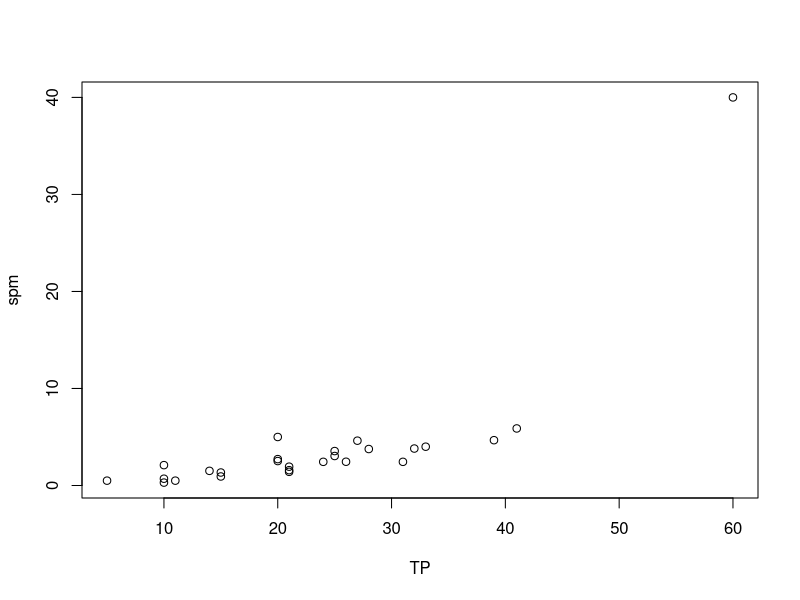
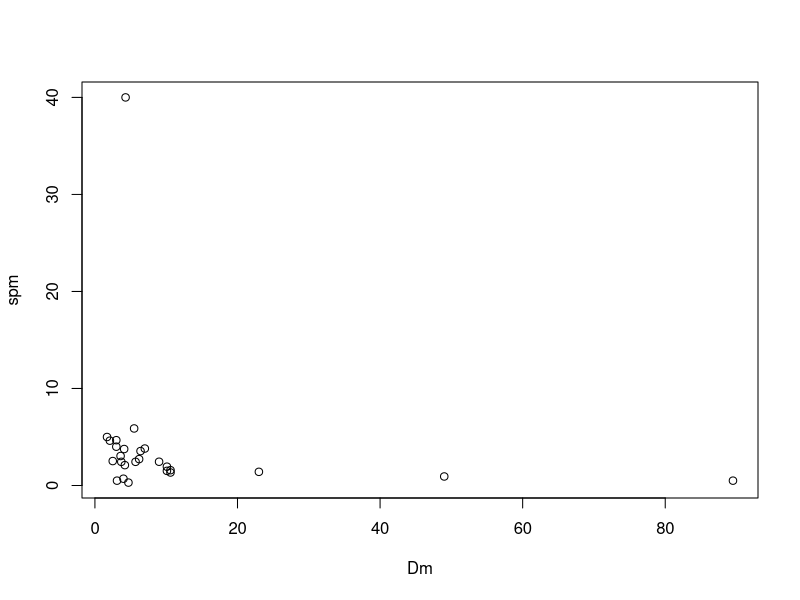
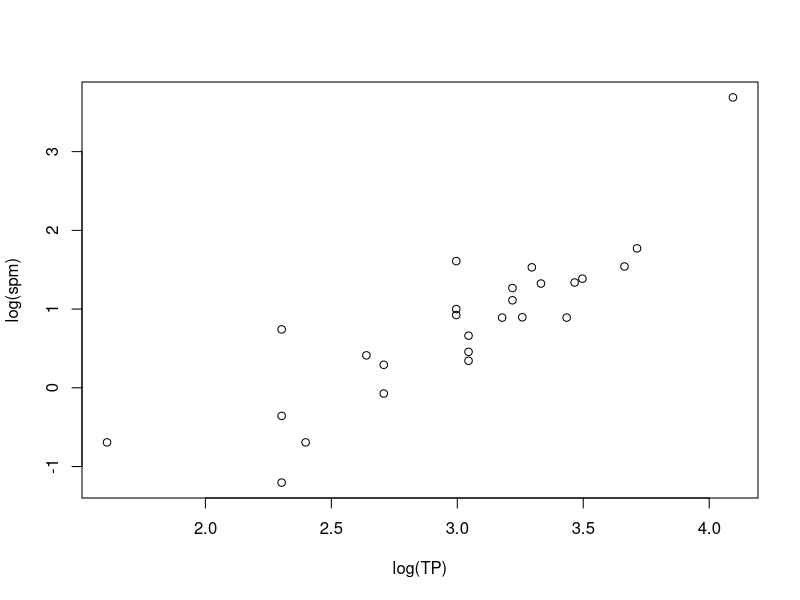
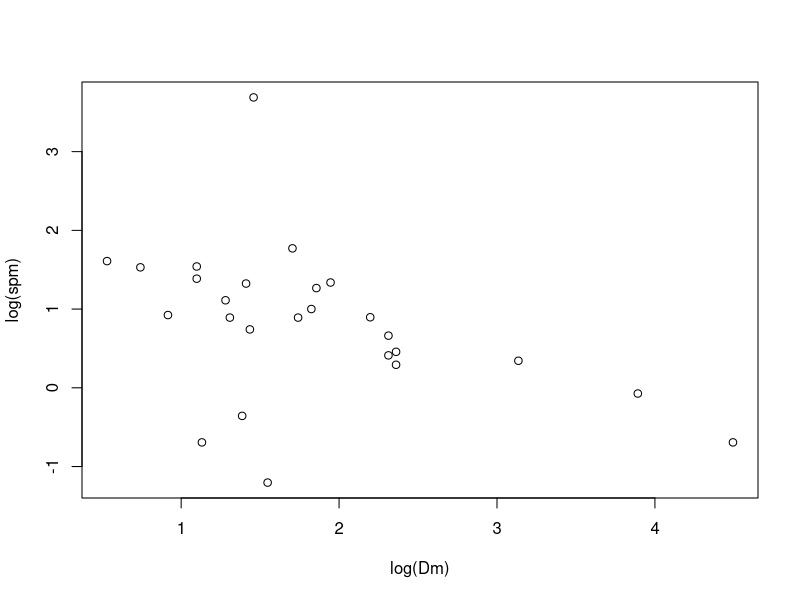
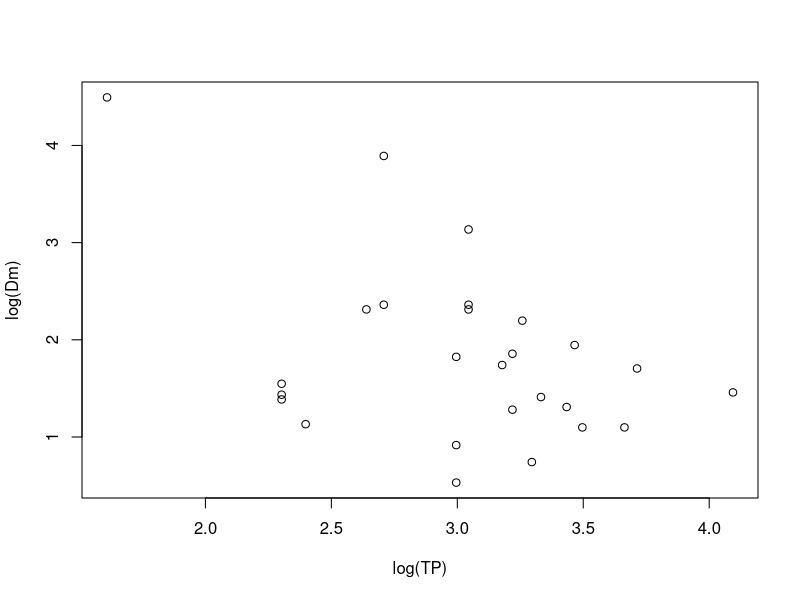
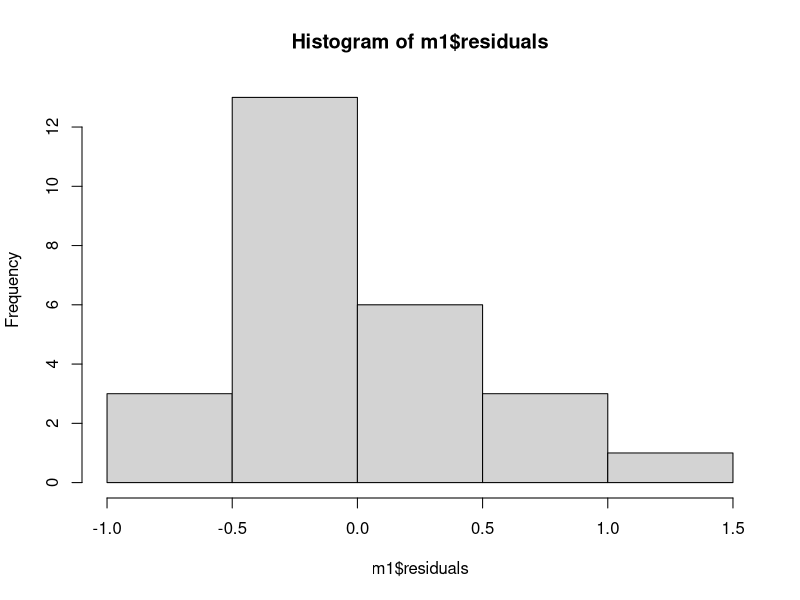
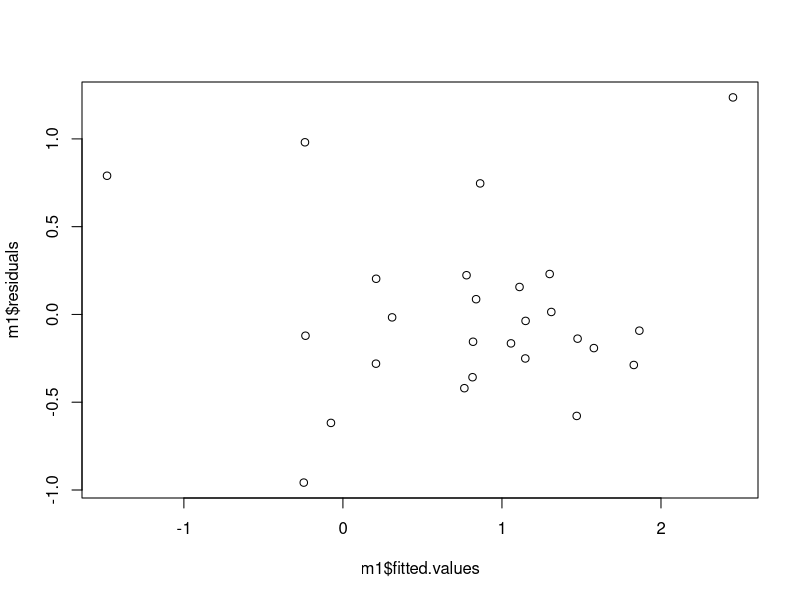
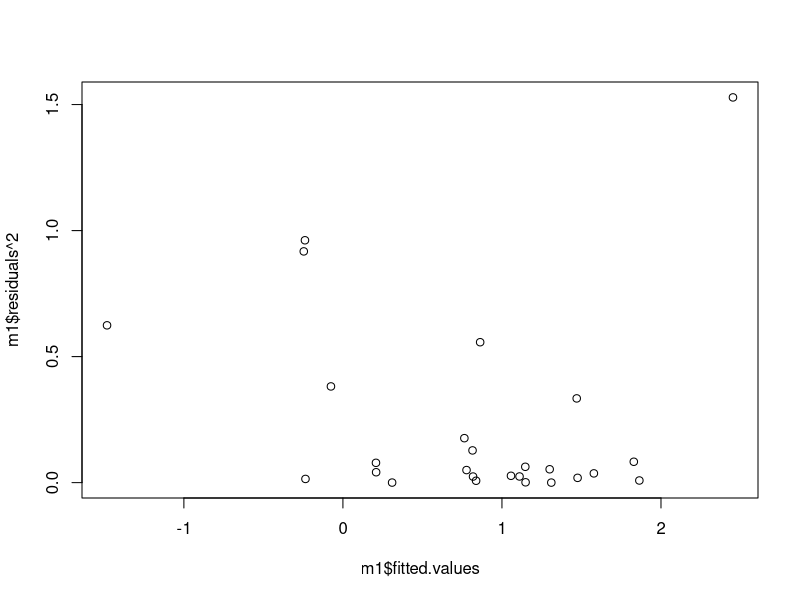

The R source for these figures, in order:
# Worksheet 2.2
# SPM in lakes
rm(list=ls(all=TRUE))

lakes <- read.table("data/LakeSPM.txt", header=TRUE)

# 1. explore data and check effects of TP and Dm on spm
names(lakes)
head(lakes)
str(lakes)

lakes<-lakes[,-c(1:2)] # drop not needed variables
plot(spm~TP,data=lakes)
plot(spm~Dm,data=lakes)
plot(log(spm)~log(TP),data=lakes)
plot(log(spm)~log(Dm),data=lakes)

plot(log(Dm)~log(TP),data=lakes)

summary(lm(log(spm)~log(TP),data=lakes))
summary(lm(log(spm)~log(Dm),data=lakes))
summary(m1<-lm(log(spm)~log(TP)+log(Dm),data=lakes))

str(m1)

hist(m1$residuals)
plot(m1$fitted.values,m1$residuals)
plot(m1$fitted.values,m1$residuals^2)
layout(matrix(1:4,2,2))
plot(m1)

# 2. exploring MLR and transformations
# log-transform all?
layout(1)
plot(lakes) # some serious skewness issues
boxplot(scale(lakes))
any(lakes<=0)
names(lakes)
lakes[,-c(5,10)]<-log(lakes[,-c(5,10)]) # all except pH and Vd
plot(lakes)
boxplot(scale(lakes))

# 3. use vif() to select predictors a priori
# dot (.) makes a model with all predictors 
mlr.full = lm(spm ~ ., data = lakes) 
summary(mlr.full)
library(car)
vif(mlr.full) #computes VIF

# look at how area is predicted by the X matrix
# R^2 is one!
summary(lm(area ~ . - spm, data = lakes))

# try a few reductions
# minus removes a predictor from the model
vif(lm(spm ~ . - area, data = lakes))
vif(lm(spm ~ . - area - Dm, data = lakes))
vif(lm(spm ~ . - area - Dm - Dmax, data = lakes))

# 4. build a model with variables reduced by vif
vif.mod<-lm(spm ~ . - area - Dm - Dmax, data = lakes)
summary(vif.mod)
full.mod<-lm(spm ~ ., data = lakes)
summary(full.mod)
# not how some variables have strongly changed slopes (and higher SE) with/without pre-selection by vif
# pre-selection here makes a lot of sense given mathematical relationships between some variables

# 5. stepwise model selection with AIC
step(vif.mod, direction="both")
fin.mod1<-lm(spm ~ pH+TP+DR+Vd, data = lakes)
step(full.mod, direction="both")
fin.mod2<-lm(spm ~ area+Dm+pH+TP+DR, data = lakes)

# 6. leave-one-out cross validation

# loop
nrow(lakes)
pred.spm<-numeric(26)
#i<-1
for(i in 1:26){
  one.lake<-lakes[i,]
  lakes2<-lakes[-i,]
  #mr<-lm(spm ~ pH+TP+DR+Vd, data = lakes2) # this is the "best" model, vif-preselected variables, AIC-based model selection
  #mr<-lm(spm ~ area+Dm+pH+TP+DR, data = lakes2) # only AIC-based model selection
  mr<-lm(spm ~ ., data = lakes2) # just the full model, no worries about vif or AIC
  pred.spm[i]<-predict(mr,newdata=one.lake)
}
plot(lakes$spm,pred.spm)
cor(lakes$spm,pred.spm)
sqrt(mean((lakes$spm-pred.spm)^2)) # RMSE, root mean squared error
# The model built from a vif-preselected X-matrix and then using AIC
# for model selection is indeed the model with the best predictive capacity
